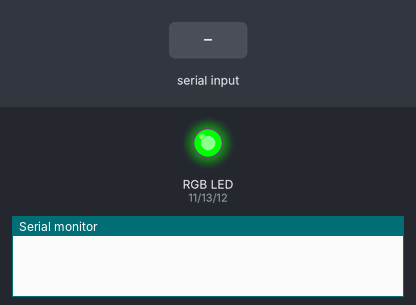
The sketch below on a simulated Arduino Uno, built with avr-gcc and run on an emulated ATmega328P. On the bench: an RGB LED mixed from three pins (HIGH = lit), the last lines printed to the serial monitor. The test bench sets the inputs (shaded band).

Above: at 1.2 s.
1.3 s: "1" received over Serial
2.8 s: byte 109 (SET_MODE_MANUAL) received over Serial
4.3 s: byte 114 (SET_COLOR_RED) received over Serial
At 5.1 s:
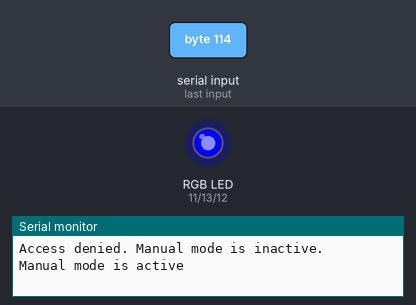
At 6.5 s:
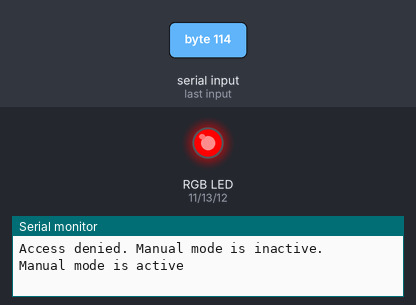
6.8 s: "0" received over Serial
Timing chart, 0 to 25.0 s (numbered marks = the images above; inputs shaded):
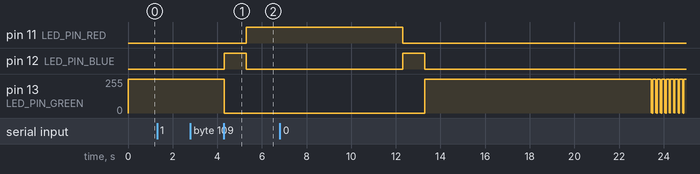

The sketch:

traffic_light.ino
```cpp
#define LED_PIN_RED 11
#define LED_PIN_BLUE 12
#define LED_PIN_GREEN 13
#define SET_COLOR_RED 'r'
#define SET_COLOR_GREEN 'g'
#define SET_MODE_MANUAL 'm'
#define STATE_LED_OFF 1
#define STATE_LED_ON 2
#define STATE_LED_BLINK 3
#define MODE_AUTO 3
#define MODE_MANUAL 4
#define COLOR_RED 11
#define COLOR_BLUE 12
#define COLOR_GREEN 13
#define COLOR_GREEN_PERIOD 10000
#define COLOR_RED_PERIOD 7000
#define COLOR_BLUE_PERIOD 1000
#define BLINK_PERIOD 2000
#define BLINK_INTERVAL 100
#define MODE_MANUAL_PERIOD 60000

int state = 2;
bool led_status = LOW;
int current_pin = 13;
int mode = 3;
int color = COLOR_GREEN;
long int color_start = 0;
long int blink_start_period = 0;
long int blink_start = 0;
int current_period = COLOR_GREEN_PERIOD;
int colors[4] = {COLOR_GREEN, COLOR_BLUE, COLOR_RED, COLOR_BLUE};
int periods[4] = {COLOR_GREEN_PERIOD, COLOR_BLUE_PERIOD, COLOR_RED_PERIOD, COLOR_BLUE_PERIOD};
int index = 0;
int time_multiplier = 1;
long int mode_start = 0;

void setup() {
  // put your setup code here, to run once:
  Serial.begin(9600);
  pinMode(LED_PIN_RED, OUTPUT);
  pinMode(LED_PIN_BLUE, OUTPUT);
  pinMode(LED_PIN_GREEN, OUTPUT);
}

void state_update() {
  if (millis() > color_start+current_period*time_multiplier){
    if (color==COLOR_GREEN && state==STATE_LED_ON){
      state=STATE_LED_BLINK;
      blink_start_period=millis();
    }
    if (state==STATE_LED_BLINK && millis()>blink_start_period+BLINK_PERIOD){
      state=STATE_LED_ON;
    }
    if (state==STATE_LED_ON){
      index=(index+1)%4;
    }
  }
  if(Serial.available() > 0){
    char cmd = Serial.read();
    if (cmd==SET_MODE_MANUAL){
      Serial.println("Manual mode is active");
      mode = MODE_MANUAL;
      mode_start=millis();
      return;
    }
    if (mode==MODE_MANUAL && cmd!=SET_MODE_MANUAL){
      if (cmd==SET_COLOR_RED){
        if (color!=COLOR_RED){
          time_multiplier = 3;
          index=1;
        }
      }
      else if (cmd==SET_COLOR_GREEN){
        if (color!=COLOR_GREEN){
          time_multiplier = 3;
          index=3;
        }
      }
      else {
        Serial.println("Unknown command");
      }
    }
    else {
      Serial.println("Access denied. Manual mode is inactive.");
    }
  }
}

void switch_color() {
  if (colors[index] != current_pin){
    state = STATE_LED_OFF;
    state_proccess();
    current_pin = colors[index];
    color=colors[index];
    current_period=periods[index];
    state = STATE_LED_ON;
    state_proccess();
    color_start=millis();
  }
  time_multiplier = 1;
}

void state_proccess() {
  if (state == STATE_LED_ON and led_status==LOW){
    digitalWrite(current_pin, HIGH);
    led_status=HIGH;
  }
  else if (state == STATE_LED_OFF and led_status==HIGH){
    digitalWrite(current_pin, LOW);
    led_status=LOW;
  }
  else if (state == STATE_LED_BLINK){
    if (millis() <= blink_start + BLINK_INTERVAL and led_status==LOW){
      digitalWrite(current_pin, HIGH);
      led_status=HIGH;
    }
    if (millis() >= blink_start + BLINK_INTERVAL and millis() <= blink_start + 2*BLINK_INTERVAL and led_status==HIGH){
      digitalWrite(current_pin, LOW);
      led_status=LOW;
    }
    if (millis() >= blink_start + 2*BLINK_INTERVAL){
      blink_start=millis();
    }
  }
}

void switch_mode(){
  if (mode == MODE_MANUAL && millis()>mode_start+MODE_MANUAL_PERIOD){
    mode=MODE_AUTO;
    Serial.println("Time is out. Returning AUTO_MODE");
  }
}

void loop() {
  state_update();
  switch_color();
  state_proccess();
  switch_mode();
}
```

Measured:
- after the input at 4.3 s, pin 11 (LED_PIN_RED): LOW → HIGH after 1.0 s; pin 12 (LED_PIN_BLUE): LOW → HIGH at once, → LOW 1.0 s later; pin 13 (LED_PIN_GREEN): 255/255 → 0/255 at once
